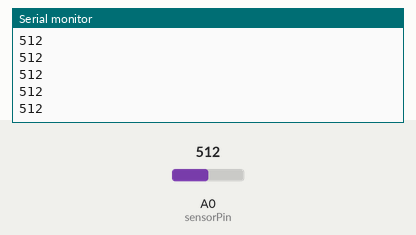
This sketch was run on a simulated Arduino Uno, built with avr-gcc and run on an emulated ATmega328P. Shown: the last lines printed to the serial monitor. The test bench sets the inputs (shaded band); at power-on: A0 (sensorPin) = 512.

Above: at 1.2 s.
1.3 s: A0 (sensorPin) set to 716
At 1.31 s:
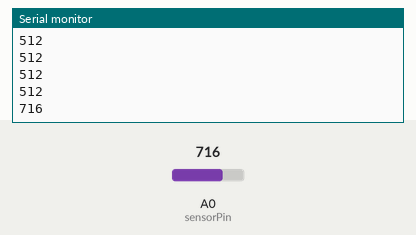
2.8 s: A0 (sensorPin) set to 900
At 2.81 s:
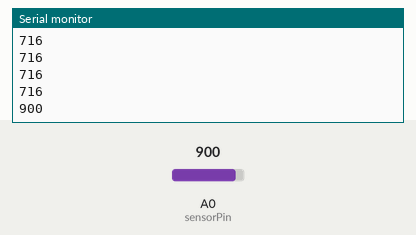
Timing chart, 0 to 5.8 s (numbered marks = the images above; inputs shaded):
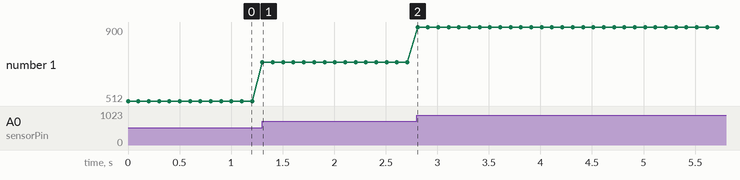

The sketch:

analog_sensor_serial.ino
```cpp
const int sensorPin = A0;

void setup() {
  pinMode(sensorPin, INPUT);
  Serial.begin(9600);
}

void loop() {
  int val = analogRead(sensorPin);
  Serial.println(val);
  delay(100);
}
```

Measured:
- after the input at 1.3 s, the serial monitor: prints a new line at once (image 1)
- after the input at 2.8 s, the serial monitor: prints a new line at once (image 2)
- plotted number 1: 512 → 716 after the input at 1.3 s, 716 → 900 after the input at 2.8 s
